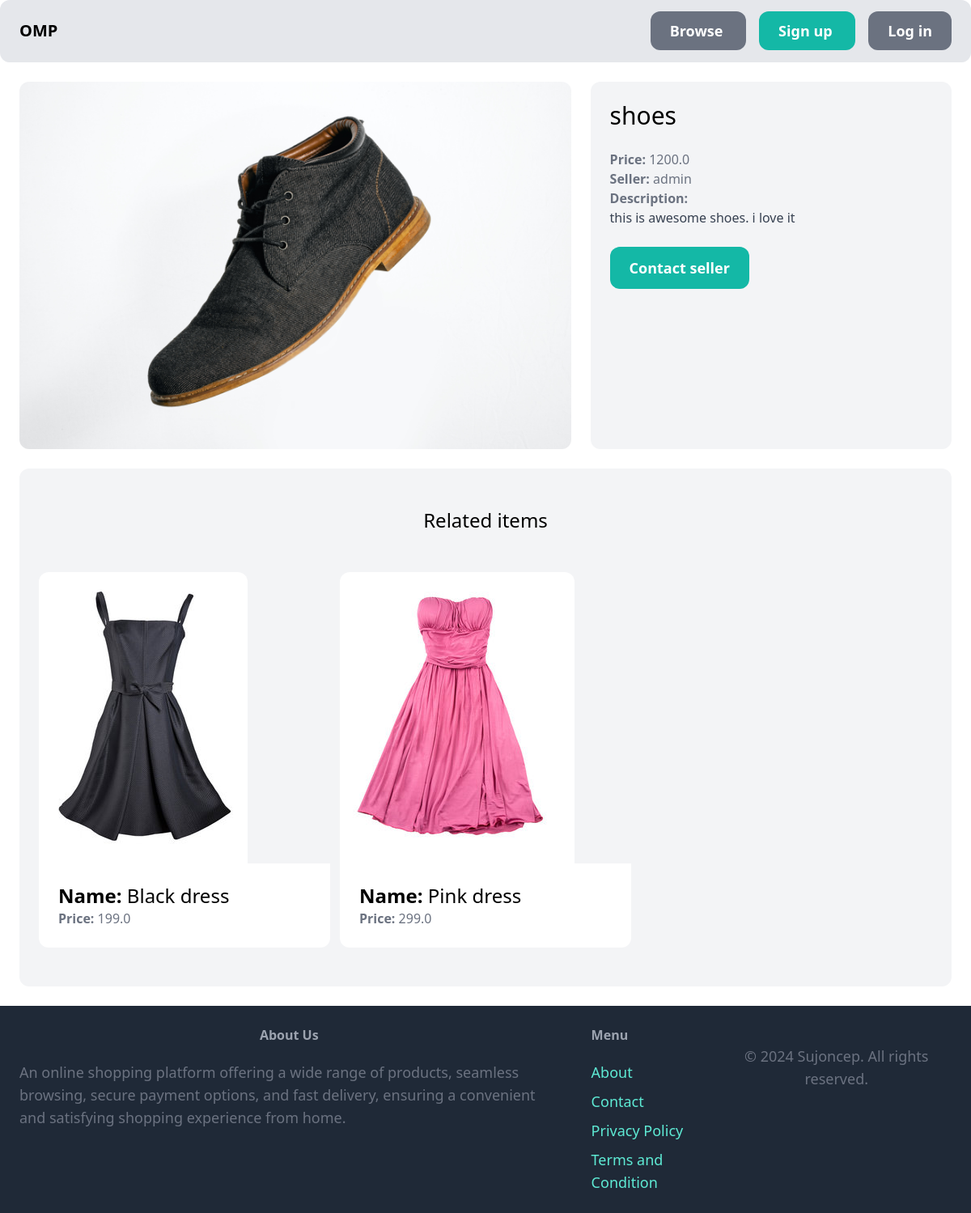
Screenshot of /items/3/ with the database file from the repository.
### item/models.py (models this page shows, shortened)
class Item(models.Model):
    category = models.ForeignKey(
        Category, related_name='items', on_delete=models.CASCADE)
    name = models.CharField(max_length=255)
    description = models.TextField(blank=True, null=True)
    price = models.FloatField()
    image = models.ImageField(upload_to='item_images', blank=True, null=True)
    is_sold = models.BooleanField(default=False)
    created_by = models.ForeignKey(
        User, related_name='items', on_delete=models.CASCADE)
    created_at = models.DateField(auto_now_add=True)

### item/views.py (the view)
# urls.py: path('<int:pk>/', views.detail, name='detail'),
def detail(request, pk):
    item = get_object_or_404(Item, pk=pk)
    related_items = Item.objects.filter(category=item.category, is_sold=False).exclude(pk=pk)[0:3]
    return render(request, 'item/detail.html', {
        'item': item,
        'related_items':related_items
    })

### item/templates/item/detail.html (shortened to what this page needs)
{% extends 'market/base.html' %}
{% block content %}
<div class="grid grid-cols-5 gap-6">
    <div class="col-span-3">
        <img src="{{ item.image.url }}" class="rounded-xl">
    </div>
    <div class="col-span-2 p-6 bg-gray-100 rounded-xl" >
        <h1 class="mb-6 text-3xl "> {{ item.name }}</h1>
        <p class="text-gray-500 "> <strong>Price: </strong> {{item.price}}</p>
        <p class="text-gray-500 "> <strong>Seller: </strong> {{item.created_by.username}}</p>
        {% if item.description %}
        <p class="text-gray-700">
            <strong class="text-gray-500">Description:</strong><br>
            {{ item.description }}
        </p>
    {% endif %}
    {% if request.user == item.created_by %}
            <div class="mt-6 p-6 bg-white rounded-xl">
                <p>This is your item!</p>
                <a href="{% url 'item:edit' item.id %}" class="inline-block mt-6 px-6 py-3 text-lg font-semibold bg-teal-500 text-white rounded-xl">Edit</a>
                <a href="{% url 'item:delete' item.id %}" class="inline-block mt-6 px-6 py-3 text-lg font-semibold bg-red-500 text-white rounded-xl">Delete</a>
            </div>
        {% else %}
            <a href="{% url 'conversation:new' item.id %}" class="inline-block mt-6 px-6 py-3 text-lg font-semibold bg-teal-500 text-white rounded-xl hover:bg-teal-700">Contact seller</a>
        {% endif %}
    </div>
</div>
<div class="mt-6 px-6 py-12 bg-gray-100 rounded-xl">
    <h2 class="mb-12 text-2xl text-center">Related items</h2>
    <div class="grid grid-cols-3 gap-3">
        {% for item in related_items %}
            <div>
                <a href="{% url 'item:detail' item.id %}">
                    <div>
                        <img src="{{ item.image.url }}" class="rounded-t-xl">
                    </div>
                    <div class="p-6 bg-white rounded-b-xl">
                        <h2 class="text-2xl"><strong>Name: </strong> {{ item.name }}</h2>
                        <p class="text-gray-500"><strong>Price: </strong> {{ item.price }}</p>
                    </div>
                </a>
            </div>
        {% endfor %}
    </div>
</div>
{% endblock %}

### rows the page displays
Item: image (picture), name "shoes", price "1200.0", created_by.username "admin", description "this is awesome shoes. i love it"
Item: image (picture), name "Black dress", price "199.0"
Item: image (picture), name "Pink dress", price "299.0"
